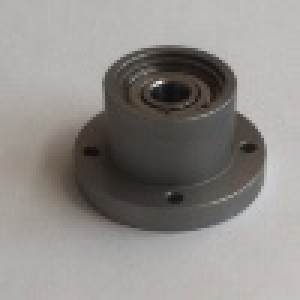
#> input picture Data/Centerd/1/01010086.jpg.jpg, 100 x 100 px, given as the content of the folder me/t2/Notebooks/AUT-CNN-TUB/Data/27072018/27072018_industry/, which was not available (shown 3 times larger)
$ jupyter execute --allow-errors CNN_preprocessing_industry.ipynb   (shell and % lines are left out)   (older library calls are emulated)   (text cells are left out)
#> lines starting #> are read from the running program, lines starting #| are printed output that depends on the picture; after the words box and inside, x2 and y2 are one past the last pixel; in counts of white or black regions, pixels touching at a corner belong together; pictures that were not available may be replaced by others from this repository, and a replacement may not be noted
[cell 1]
import os
import glob
import re
import cv2
import matplotlib.pyplot as plt
import matplotlib.image as mpimg
import numpy as np
import shutil
import random

[cell 2]
home = os.getcwd().split('AUT-CNN-TUB')[0]

[cell 3]
def get_all_images_from_part(read_path, partname, extension):

    numbers = filter(None, [re.match('\d+',f) for f in  os.listdir(read_path)])
    pats_path = [x.string for x in numbers if x is not None]

    if pats_path == []:
        print('ERROR: no directoris in path or wrong naming')
        SystemExit

    if partname not in pats_path:
        if type(partname) is str:
            print("ERROR: dir for this partnumber doesn't exists" )
            SystemExit
        else:
            partname = str(partname)

            if partname not in pats_path:
                print("ERROR: dir for this partnumber doesn't exists")
                SystemExit

    if extension  not in ['gif', 'jpeg', 'jpg', 'png', 'JPG']:
        print('ERROR: unknown extension')
        SystemExit

    else:
        data_path = os.path.join(os.path.join(read_path, partname), '*{}'.format(extension))
        files = glob.glob(data_path)
        return files

[cell 4]
read_path = os.path.join(home,'AUT-CNN-TUB/Data/27072018/27072018_industry/')

[cell 5]
numbers = filter(None, [re.match('\d+',f) for f in  os.listdir(read_path)])
[x.string for x in numbers if x is not None]

[cell 6]
files = get_all_images_from_part(read_path, 6, 'jpg')

[cell 7]
for z,i in enumerate(files):
    if 'img75.' in i:
        print(i, z)

[cell 8]
file_path = files[0]
img_name = file_path.split('/')[-1]
image = cv2.imread(file_path)
#> image is the input picture: shape (100, 100, 3); mean B, G, R 136.6, 140.1, 143.5

[cell 9]
fig = plt.figure(figsize=(20,20))
ax1 = fig.add_subplot(1, 2, 1)
ax1.axis('off')
ax1.set_title(file_path.split('/')[-1])
ax1.imshow(cv2.cvtColor(image, cv2.COLOR_BGR2RGB))
#ax2 = fig.add_subplot(1, 2, 2)
#ax2.axis('off')
#ax2.set_title('Gaussian interpolation:\n' + file_path.split('/')[-1])
#ax2.imshow(image, cmap='gray', interpolation="gaussian");
plt.show()

[cell 10]
w, h, c = image.shape
image_copy = image.copy()
cv2.circle(image_copy,(int(h/2), int(w/2)),460,(0,255,0),2)
fig = plt.figure(figsize=(20,20))
ax1 = fig.add_subplot(1, 2, 1)
ax1.axis('off')
ax1.set_title(file_path.split('/')[-1])
ax1.imshow(image_copy, cmap='gray');
#ax2 = fig.add_subplot(1, 2, 2)
#ax2.axis('off')
#ax2.set_title('Gaussian interpolation:\n' + file_path.split('/')[-1])
#ax2.imshow(image, cmap='gray', interpolation="gaussian");
plt.show()

[cell 11]
w, h, _ = image.shape
size = 600

image =image[int((w-size)/2): int((w-size)/2+size), int((h-size)/2):int((h-size)/2+size)]
plt.imshow(image)
plt.show()

[cell 12]
blurred = cv2.bilateralFilter(image,10, 100, 100)

fig = plt.figure(figsize=(20,20))
ax1 = fig.add_subplot(1, 2, 1)
ax1.axis('off')
ax1.set_title(file_path.split('/')[-1])
ax1.imshow(blurred)
plt.show()

[cell 13]
imgray = cv2.cvtColor(blurred,cv2.COLOR_BGR2GRAY)

fig = plt.figure(figsize=(20,20))
ax1 = fig.add_subplot(1, 2, 1)
ax1.axis('off')
ax1.set_title(file_path.split('/')[-1])
ax1.imshow(imgray, cmap='gray');
plt.show()

[cell 14]
thresh = cv2.Canny(blurred,40,10)
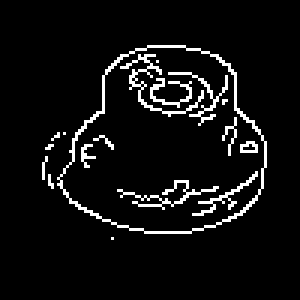
#> thresh: shape (100, 100) (shown 3 times larger); 6.2% white in thin lines or dots, all inside (x1, y1, x2, y2) = (14, 15, 89, 80)

fig = plt.figure(figsize=(20,20))
ax1 = fig.add_subplot(1, 2, 1)
ax1.axis('off')
ax1.set_title(file_path.split('/')[-1])
ax1.imshow(thresh, cmap='gray');
plt.show()

[cell 15]
_,contours,_ = cv2.findContours(thresh,cv2.RETR_TREE,cv2.CHAIN_APPROX_SIMPLE)
#> contours = 22 contours, 19 with area under 20; largest, box (x1, y1, x2, y2) and area: (19, 15, 89, 78) 3162, (19, 15, 89, 78) 3120, (40, 18, 68, 39) 20
cnt = contours
#> cnt has the same summary as contours
contour_indexer = 0
i = 0
filteredContours = []
for c in cnt:
    if len(c) > 20:
        filteredContours.append(c)
    if len(filteredContours) > 0:
        merged_contours = np.concatenate(filteredContours)
    else:
        merged_contours = None
#> this loop made 22 passes
#> c on passes 1, 4, 5, 6, 16, 19, 21, 22: [[37, 79]], [[16, 48], [15, 49], [16, 49], [17, 48]], [[21, 44]], [[19, 44], [17, 46], [18, 45], [19, 45]], [[74, 33], [74, 34], [75, 33]], [[52, 20]], [[46, 28], [47, 27], [48, 28], [47, 29]], [[43, 26], [44, 25], [45, 26], [44, 27]]
#> after the loop, filteredContours = 8 contours, 5 with area under 20; largest, box (x1, y1, x2, y2) and area: (19, 15, 89, 78) 3162, (19, 15, 89, 78) 3120, (40, 18, 68, 39) 20

[cell 16]
fig = plt.figure(figsize=(20,20))
ax1 = fig.add_subplot(1, 2, 1)
ax1.axis('off')
ax1.set_title(file_path.split('/')[-1])
ax1.imshow(cv2.drawContours(image, merged_contours, -3, (255,255,255), 3), cmap='gray');
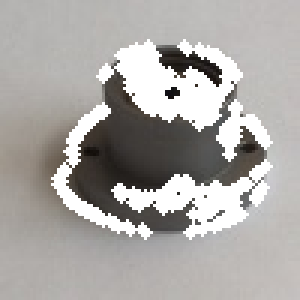
#> image: shape (100, 100, 3) (shown 3 times larger); 17.34% of pixels changed, all inside (x1, y1, x2, y2) = (17, 13, 91, 80)
plt.show()

[cell 17]
(x,y),radius = cv2.minEnclosingCircle(merged_contours)
#> x = 53.18; y = 48.97; radius = 36.24
center = (int(x),int(y))
#> center = (53, 48)
radius = int(radius)
#> radius = 36
img = cv2.circle(image,center,radius,(0,255,0),2)
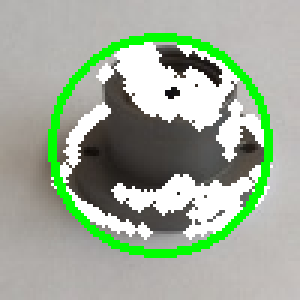
#> img: shape (100, 100, 3) (shown 3 times larger); mean B, G, R 153.8, 173.3, 159

fig = plt.figure(figsize=(20,20))
ax1 = fig.add_subplot(1, 2, 1)
ax1.axis('off')
ax1.set_title(file_path.split('/')[-1])
ax1.imshow(img)
plt.show()

[cell 18]
scale = 1.5
scaled_rad = radius * scale
#> scaled_rad = 54
try:
    img_cutted = image[center[1] - scaled_rad : center[1] + scaled_rad,
                       center[0] - scaled_rad : center[0] + scaled_rad,
                       : ]
except:
    img_cutted = image[center[1] - radius : center[1] + radius,
                       center[0] - radius : center[0] + radius,
                       : ]
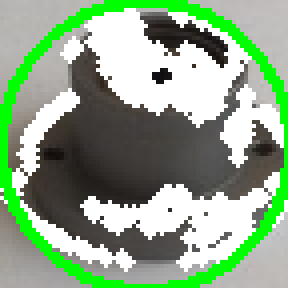
#> img_cutted: shape (72, 72, 3) (shown 4 times larger); mean B, G, R 137.9, 168.4, 141.8

fig = plt.figure(figsize=(20,20))
ax1 = fig.add_subplot(1, 2, 1)
ax1.axis('off')
ax1.set_title(file_path.split('/')[-1])
ax1.imshow(img_cutted)
plt.show()

[cell 19]
def get_part_from_image(image, scale = 1.1):

    # [12 lines of commented-out code are left out]

#> called with scale = 1.3
    blurred = cv2.bilateralFilter(image,10, 100, 100)
    imgray = cv2.cvtColor(blurred,cv2.COLOR_BGR2GRAY)
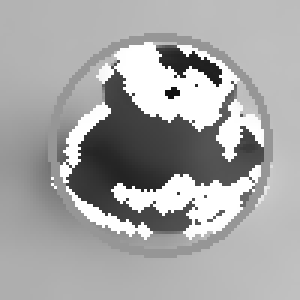
#> imgray: shape (100, 100) (shown 3 times larger); min 19, max 255, mean 166.8
    thresh = cv2.Canny(blurred,40,10)
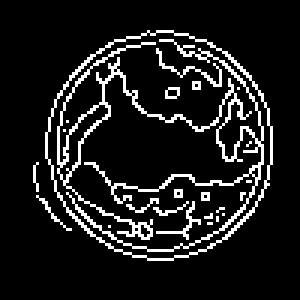
#> thresh: shape (100, 100) (shown 3 times larger); 10.9% white in thin lines or dots, all inside (x1, y1, x2, y2) = (11, 10, 91, 87)
    _,contours,_ = cv2.findContours(thresh,cv2.RETR_TREE,cv2.CHAIN_APPROX_SIMPLE)
#> contours = 36 contours, 32 with area under 20; largest, box (x1, y1, x2, y2) and area: (15, 10, 91, 87) 4438, (15, 10, 91, 87) 4391, (19, 13, 88, 84) 296, (19, 34, 37, 61) 118


    cnt = contours
#> cnt has the same summary as contours
    contour_indexer = 0
    i = 0
    filteredContours = []
    for c in cnt:
        if len(c) > 30:
            filteredContours.append(c)
#> this loop made 36 passes
#> c on passes 5, 6, 7, 8, 9, 10, 14, 15: [[36, 75]], [[69, 74], [70, 74]], [[72, 72], [72, 73]], [[74, 71]], [[70, 71], [69, 72], [68, 72], [70, 72]], [[73, 69], [72, 70], [73, 69], [74, 69]], [[80, 64], [80, 66], [80, 65], [81, 64]], [[67, 64], [67, 66], [69, 66], [69, 64]]
#> after the loop, filteredContours = 5 contours, 1 with area under 20; largest, box (x1, y1, x2, y2) and area: (15, 10, 91, 87) 4438, (15, 10, 91, 87) 4391, (19, 13, 88, 84) 296, (19, 34, 37, 61) 118
    if len(filteredContours) > 0:
        merged_contours = np.concatenate(filteredContours)
#> merged_contours = contour of 745 points, box (x1, y1, x2, y2) (15, 10, 91, 87), area 125

        (x,y),radius = cv2.minEnclosingCircle(merged_contours)
#> x = 53.03; y = 48.03; radius = 38.24
        center = (int(x),int(y))
#> center = (53, 48)
        radius = int(radius)
#> radius = 38
        scaled_rad = int(radius * scale)
#> scaled_rad = 49
        try:
            img_cutted = image[center[1] - scaled_rad : center[1] + scaled_rad,
                               center[0] - scaled_rad : center[0] + scaled_rad,
                               : ]
#> img_cutted = empty array
        except:
            img_cutted = image[center[1] - radius : center[1] + radius,
                               center[0] - radius : center[0] + radius,
                               : ]

        return img_cutted
    else:
        return None

#> (a cell that did not finish here is left out)

[cell 21]
files = get_all_images_from_part(read_path, 6, 'jpg')
for i, file_path in enumerate(files[:10]):
    image = cv2.imread(file_path)
    print(i,file_path)
    try:
        plt.imshow(get_part_from_image(image))
#> call 2 of get_part_from_image, with scale = 1.1
#> in get_part_from_image (call 2), `_,contours,_ = cv2.findContours(thresh,cv2.RETR_TREE,cv2.CHAIN_APPROX_..`: contours = 22 contours, 19 with area under 20; largest, box (x1, y1, x2, y2) and area: (19, 15, 89, 78) 3162, (19, 15, 89, 78) 3120, (40, 18, 68, 39) 20
#> in get_part_from_image (call 2), `cnt = contours`: cnt has the same summary as contours
#> the loop in get_part_from_image (call 2), `for c in cnt:` made 22 passes
#> after the loop in get_part_from_image (call 2), `for c in cnt:`: filteredContours = 7 contours, 4 with area under 20; largest, box (x1, y1, x2, y2) and area: (19, 15, 89, 78) 3162, (19, 15, 89, 78) 3120, (40, 18, 68, 39) 20
#> in get_part_from_image (call 2), `merged_contours = np.concatenate(filteredContours)`: merged_contours = contour of 461 points, box (x1, y1, x2, y2) (19, 15, 89, 78), area 692
#> in get_part_from_image (call 2), `(x,y),radius = cv2.minEnclosingCircle(merged_contours)`: x = 53.18; y = 48.97; radius = 36.24
#> in get_part_from_image (call 2), `radius = int(radius)`: radius = 36
#> in get_part_from_image (call 2), `scaled_rad = int(radius * scale)`: scaled_rad = 39
#> in get_part_from_image (call 2), `img_cutted = image[center[1] - scaled_rad : center[1] + scaled_rad, ce..`:
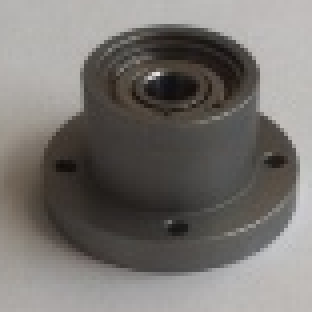
#> img_cutted: shape (78, 78, 3) (shown 4 times larger); mean B, G, R 112.5, 116, 119.5
        plt.show()
    except:
        print('ERROR')

[cell 22]
new_size = 200

home = os.getcwd().split('AUT-CNN-TUB')[0]
read_path = os.path.join(home,'AUT-CNN-TUB/Data/Raw_Data_27072018_industry/')
write_path = os.path.join(home,'AUT-CNN-TUB/Data/27072018/27072018_industry_centered_{}x{}/'.format(new_size, new_size))

extension = 'jpg'

numbers = filter(None, [re.match('\d+',f) for f in  os.listdir(read_path)])

for part_nr in [x.string for x in numbers if x is not None]:
    for file_path in get_all_images_from_part(read_path, part_nr, extension):
        img_name = file_path.split('/')[-1].replace('.jpg','')
#> img_name = '01010086'
        image = cv2.imread(file_path)

        img_centerd = get_part_from_image(image)
        if img_centerd is not None:
            try:
                img_resized = cv2.resize(img_centerd,(new_size, new_size))
            except:
                print('Image {}.jpg is to small.'.format(img_name))
                img_resized = None

            part_patch =os.path.join(write_path, part_nr)

            if img_resized is not None:
                if img_resized.var() > 1000:
                    if os.path.exists(part_patch):
                        cv2.imwrite(os.path.join(part_patch, '{}.{}'.format(img_name, extension)), img_resized)
                    else:
                        os.makedirs(part_patch)
                        cv2.imwrite(os.path.join(part_patch, '{}.{}'.format(img_name, extension)), img_resized)
                else:
                    print('Image {}.jpg does not have the necessary variance.'.format(img_name))

[cell 23]
new_size = 100

home = os.getcwd().split('AUT-CNN-TUB')[0]
read_path = os.path.join(home,'AUT-CNN-TUB/Data/27072018/27072018_industry_centered_200x200/')
write_path = os.path.join(home,'AUT-CNN-TUB/Data/27072018/27072018_industry_centered_{}x{}/'.format(new_size, new_size))

extension = 'jpg'

numbers = filter(None, [re.match('\d+',f) for f in  os.listdir(read_path)])
for part_nr in [x.string for x in numbers if x is not None]:
    for file_path in get_all_images_from_part(read_path, part_nr, extension):
        img_name = file_path.split('/')[-1].replace('.jpg','')
        image = cv2.imread(file_path)

        try:
            img_resized = cv2.resize(image,(new_size, new_size))
        except:
            print('Image {}.jpg is to small.'.format(img_name))

        part_patch =os.path.join(write_path, part_nr)

        if os.path.exists(part_patch):
            cv2.imwrite(os.path.join(part_patch, '{}.{}'.format(img_name, extension)), img_resized)
        else:
            os.makedirs(part_patch)
            cv2.imwrite(os.path.join(part_patch, '{}.{}'.format(img_name, extension)), img_resized)

[cell 24]
new_size = 50

home = os.getcwd().split('AUT-CNN-TUB')[0]
read_path = os.path.join(home,'AUT-CNN-TUB/Data/27072018/27072018_industry_centered_200x200/')
write_path = os.path.join(home,'AUT-CNN-TUB/Data/27072018/27072018_industry_centered_{}x{}/'.format(new_size, new_size))

extension = 'jpg'

numbers = filter(None, [re.match('\d+',f) for f in  os.listdir(read_path)])
for part_nr in [x.string for x in numbers if x is not None]:
    for file_path in get_all_images_from_part(read_path, part_nr, extension):
        img_name = file_path.split('/')[-1].replace('.jpg','')
        image = cv2.imread(file_path)

        try:
            img_resized = cv2.resize(image,(new_size, new_size))
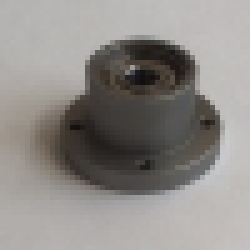
#> img_resized: shape (50, 50, 3) (shown 5 times larger); mean B, G, R 136.8, 140.2, 143.7
        except:
            print('Image {}.jpg is to small.'.format(img_name))

        part_patch =os.path.join(write_path, part_nr)

        if os.path.exists(part_patch):
            cv2.imwrite(os.path.join(part_patch, '{}.{}'.format(img_name, extension)), img_resized)
        else:
            os.makedirs(part_patch)
            cv2.imwrite(os.path.join(part_patch, '{}.{}'.format(img_name, extension)), img_resized)

[cell 25]
new_size = 28

home = os.getcwd().split('AUT-CNN-TUB')[0]
read_path = os.path.join(home,'AUT-CNN-TUB/Data/27072018/27072018_industry_centered_200x200/')
write_path = os.path.join(home,'AUT-CNN-TUB/Data/27072018/27072018_industry_centered_{}x{}/'.format(new_size, new_size))

extension = 'jpg'

numbers = filter(None, [re.match('\d+',f) for f in  os.listdir(read_path)])
for part_nr in [x.string for x in numbers if x is not None]:
    for file_path in get_all_images_from_part(read_path, part_nr, extension):
        img_name = file_path.split('/')[-1].replace('.jpg','')
        image = cv2.imread(file_path)

        try:
            img_resized = cv2.resize(image,(new_size, new_size))
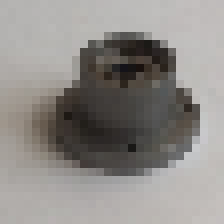
#> img_resized: shape (28, 28, 3) (shown 8 times larger); mean B, G, R 136.7, 140.1, 143.5
        except:
            print('Image {}.jpg is to small.'.format(img_name))

        part_patch =os.path.join(write_path, part_nr)

        if os.path.exists(part_patch):
            cv2.imwrite(os.path.join(part_patch, '{}.{}'.format(img_name, extension)), img_resized)
        else:
            os.makedirs(part_patch)
            cv2.imwrite(os.path.join(part_patch, '{}.{}'.format(img_name, extension)), img_resized)

[cell 26]
read_path = os.path.join(home,'AUT-CNN-TUB/Data/27072018/27072018_industry_centered_28x28/')

numbers = filter(None, [re.match('\d+',f) for f in  os.listdir(read_path)])
print('Images in File:')
for part_nr in [x.string for x in numbers if x is not None]:
    print('{}\t{}'.format(len(os.listdir(os.path.join(read_path, part_nr))), part_nr))
#| 1	01010086.jpg.jpg

[cell 27]
size = 28
read_path = os.path.join(home,'AUT-CNN-TUB/Data/27072018/27072018_canon_centered_{}x{}/'.format(size, size))
path_length   = len(read_path)
test_path  = os.path.join(home,'AUT-CNN-TUB/Data/TF_Images_merge_{}/test/'.format(size, size))
train_path = os.path.join(home,'AUT-CNN-TUB/Data/TF_Images_merge_{}/train/'.format(size, size))

ratio=0.7
img_path=read_path
GRBtoGray = False
extension = 'jpg'


numbers = filter(None, [re.match('\d+',f) for f in  os.listdir(read_path)])
for part_nr in [x.string for x in numbers if x is not None]:

    files = get_all_images_from_part(read_path, part_nr, extension)
#> files = 1 item
    num_imag     = len(files)
#> num_imag = 1
    breakpoint   = int(np.round(ratio*num_imag))
#> breakpoint = 1
    Data         = np.arange(0,num_imag)
    random.shuffle(Data)
    DataTrain    = Data[:breakpoint]
#> DataTrain = [0]
    DataTest     = Data[breakpoint:]
#> DataTest = empty array

    if os.path.exists(test_path) is False:
        os.makedirs(test_path)

    if os.path.exists(train_path) is False:
        os.makedirs(train_path)

    for i,f1 in enumerate(files):
        img_name = f1.split('/')[-1]
#> img_name = '01010086.jpg.jpg'

        img = cv2.imread(f1)
        if(GRBtoGray == True):
                img = cv2.cvtColor(img, cv2.COLOR_BGR2GRAY)


        if(i in DataTrain):
            cv2.imwrite(train_path + img_name, img)
        if(i in DataTest):
            cv2.imwrite(test_path + img_name, img)

$ run again, on Data/Centerd/2/02020022.JPG.JPG
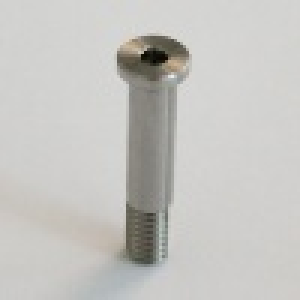
#> input picture Data/Centerd/2/02020022.JPG.JPG, 100 x 100 px, given as the content of the folder me/t3/Notebooks/AUT-CNN-TUB/Data/27072018/27072018_industry/, which was not available (shown 3 times larger)
#> image is the input picture: shape (100, 100, 3); mean B, G, R 193, 196.3, 197.2
#> `thresh = cv2.Canny(blurred,40,10)`:
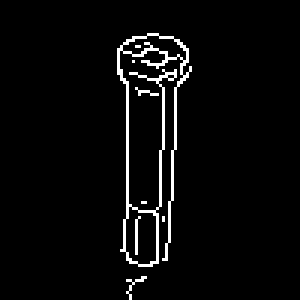
#> thresh: shape (100, 100) (shown 3 times larger); 3.7% white in thin lines or dots, all inside (x1, y1, x2, y2) = (39, 11, 64, 100)
#> `_,contours,_ = cv2.findContours(thresh,cv2.RETR_TREE,cv2.CHAIN_APPROX_..`: contours = 11 contours, 8 with area under 20; largest, box (x1, y1, x2, y2) and area: (39, 11, 64, 89) 327, (41, 68, 53, 89) 185, (40, 11, 63, 21) 104
#> `cnt = contours`: cnt has the same summary as contours
#> the loop `for c in cnt:` made 11 passes
#> c on passes 2, 3, 5, 8, 11: [[54, 72], [54, 73]], [[47, 67], [48, 67]], [[44, 20]], [[46, 72], [45, 73], [45, 84], [45, 73]], [[45, 15], [46, 15]]
#> after the loop `for c in cnt:`: filteredContours = 2 contours; box (x1, y1, x2, y2) and area: (39, 11, 64, 89) 327, (40, 11, 63, 21) 104
#> image: shape (100, 100, 3); 6.81% of pixels changed, all inside (x1, y1, x2, y2) = (37, 9, 66, 91)
#> `(x,y),radius = cv2.minEnclosingCircle(merged_contours)`: x = 49; y = 49.5; radius = 38.62
#> `center = (int(x),int(y))`: center = (49, 49)
#> `radius = int(radius)`: radius = 38
#> `scaled_rad = radius * scale`: scaled_rad = 57
#> in get_part_from_image, `_,contours,_ = cv2.findContours(thresh,cv2.RETR_TREE,cv2.CHAIN_APPROX_..`: contours = 25 contours, 16 with area under 20; largest, box (x1, y1, x2, y2) and area: (9, 10, 90, 89) 4890, (9, 10, 90, 89) 4860, (12, 13, 86, 87) 2162, (56, 17, 86, 85) 1350, (42, 27, 59, 70) 548
#> in get_part_from_image, `cnt = contours`: cnt has the same summary as contours
#> the loop in get_part_from_image, `for c in cnt:` made 25 passes
#> c on passes 5, 6, 8, 12, 13, 21, 22, 23: [[47, 23]], [[57, 21]], [[47, 21]], [[37, 17], [37, 18], [38, 18]], [[45, 15], [45, 16], [46, 16]], [[53, 54], [53, 64]], [[54, 33], [54, 45]], [[44, 27], [45, 26], [46, 27], [45, 28]]
#> after the loop in get_part_from_image, `for c in cnt:`: filteredContours = 4 contours; box (x1, y1, x2, y2) and area: (9, 10, 90, 89) 4890, (9, 10, 90, 89) 4860, (12, 13, 86, 87) 2162, (56, 17, 86, 85) 1350
#> merged_contours = contour of 563 points, box (x1, y1, x2, y2) (9, 10, 90, 89), area 832
#> in get_part_from_image, `(x,y),radius = cv2.minEnclosingCircle(merged_contours)`: x = 49; radius = 40.31
#> in get_part_from_image, `center = (int(x),int(y))`: center = (49, 49)
#> in get_part_from_image, `radius = int(radius)`: radius = 40
#> in get_part_from_image, `scaled_rad = int(radius * scale)`: scaled_rad = 52
#> in get_part_from_image (call 2), `_,contours,_ = cv2.findContours(thresh,cv2.RETR_TREE,cv2.CHAIN_APPROX_..`: contours = 11 contours, 8 with area under 20; largest, box (x1, y1, x2, y2) and area: (39, 11, 64, 89) 327, (41, 68, 53, 89) 185, (40, 11, 63, 21) 104
#> in get_part_from_image (call 2), `cnt = contours`: cnt has the same summary as contours
#> the loop in get_part_from_image (call 2), `for c in cnt:` made 11 passes
#> after the loop in get_part_from_image (call 2), `for c in cnt:`: filteredContours = 2 contours; box (x1, y1, x2, y2) and area: (39, 11, 64, 89) 327, (40, 11, 63, 21) 104
#> img_name = '02020022.JPG.JPG'
#> `img_resized = cv2.resize(image,(new_size, new_size))`:
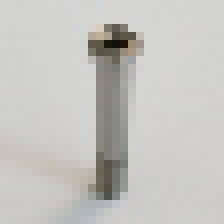
#> img_resized: shape (28, 28, 3) (shown 8 times larger); mean B, G, R 193, 196.3, 197.1
#| 1	02020022.JPG.JPG
#> files = 1 item
#> num_imag = 1
#> DataTrain = [0]
#> DataTest = empty array
